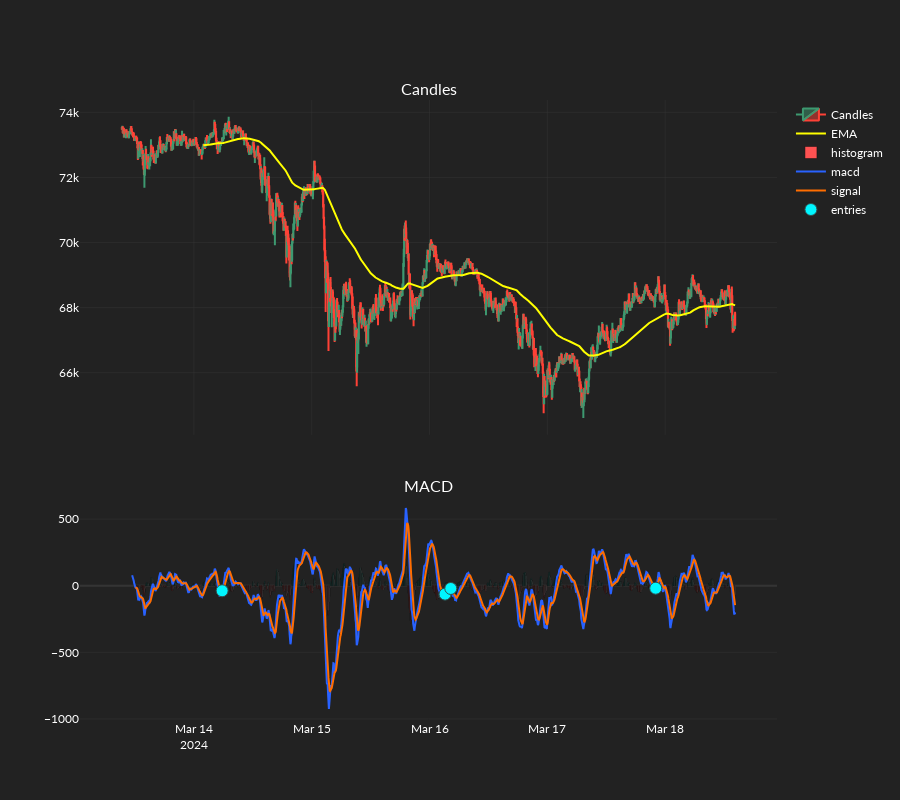

Notebook source saved alongside this figure:
### Code cell
# Plot our entries, to see how profitable strat is
fig = go.Figure()
fig = make_subplots(
  cols=1,
  rows=2,
  shared_xaxes=True,
  subplot_titles=['Candles', 'MACD'],
  row_heights=[0.6, 0.4],
  vertical_spacing=0.1,
)
# Chart CandleSticks
fig.append_trace(
  go.Candlestick(
    x=datetimes,
    open=candles[:, CandleBodyType.Open],
    high=candles[:, CandleBodyType.High],
    low=candles[:, CandleBodyType.Low],
    close=candles[:, CandleBodyType.Close],
    name='Candles',
  ),
  col=1,
  row=1,
)
fig.append_trace(
  go.Scatter(
    x=datetimes,
    y=ema,
    name='EMA',
    line_color='yellow',
  ),
  col=1,
  row=1,
)
ind_shift = np.roll(histogram, 1)
ind_shift[0] = np.nan
colors = np.where(
  histogram >= 0,
  np.where(ind_shift < histogram, '#26A69A', '#B2DFD8'),
  np.where(ind_shift < histogram, '#FFCDD2', '#FF5252'),
)
fig.append_trace(
  go.Bar(
    x=datetimes,
    y=histogram,
    name='histogram',
    marker_color=colors,
  ),
  row=2,
  col=1,
)
fig.append_trace(
  go.Scatter(
    x=datetimes,
    y=macd,
    name='macd',
    line_color='#2962FF'
  ),
  row=2,
  col=1,
)
fig.append_trace(
  go.Scatter(
    x=datetimes,
    y=signal,
    name='signal',
    line_color='#FF6D00'
  ),
  row=2,
  col=1,
)
fig.append_trace(
  go.Scatter(
    x=datetimes,
    y=entry_signals,
    mode='markers',
    name='entries',
    marker=dict(
      size=12,
      symbol='circle',
      color='#00F6FF',
      line=dict(
        width=1,
        color='DarkSlateGrey',
      ),
    ),
  ),
  row=2,
  col=1,
)
# Update and Show plots
fig.update_layout(height=800, xaxis_rangeslider_visible=False)
fig.show()

### Figure 1 — Plotly figure (JSON) as saved in the notebook; plotly's stock layout.template omitted (floating-point values rounded to 4 significant figures; data arrays with more than 128 entries replaced by an {"elided": "..."} marker saying what was removed)
{"data": [{"close": {"elided": "1500 float values"}, "high": {"elided": "1500 float values"}, "low": {"elided": "1500 float values"}, "name": "Candles", "open": {"elided": "1500 float values"}, "type": "candlestick", "x": {"elided": "1500 str values"}, "xaxis": "x", "yaxis": "y"}, {"line": {"color": "yellow"}, "name": "EMA", "type": "scatter", "x": {"elided": "1500 str values"}, "xaxis": "x", "y": {"elided": "1500 float values"}, "yaxis": "y"}, {"marker": {"color": {"elided": "1500 str values"}}, "name": "histogram", "type": "bar", "x": {"elided": "1500 str values"}, "xaxis": "x2", "y": {"elided": "1500 float values"}, "yaxis": "y2"}, {"line": {"color": "#2962FF"}, "name": "macd", "type": "scatter", "x": {"elided": "1500 str values"}, "xaxis": "x2", "y": {"elided": "1500 float values"}, "yaxis": "y2"}, {"line": {"color": "#FF6D00"}, "name": "signal", "type": "scatter", "x": {"elided": "1500 str values"}, "xaxis": "x2", "y": {"elided": "1500 float values"}, "yaxis": "y2"}, {"marker": {"color": "#00F6FF", "line": {"color": "DarkSlateGrey", "width": 1}, "size": 12, "symbol": "circle"}, "mode": "markers", "name": "entries", "type": "scatter", "x": {"elided": "1500 str values"}, "xaxis": "x2", "y": {"elided": "1500 float values"}, "yaxis": "y2"}], "layout": {"annotations": [{"font": {"size": 16}, "showarrow": false, "text": "Candles", "x": 0.5, "xanchor": "center", "xref": "paper", "y": 1, "yanchor": "bottom", "yref": "paper"}, {"font": {"size": 16}, "showarrow": false, "text": "MACD", "x": 0.5, "xanchor": "center", "xref": "paper", "y": 0.36, "yanchor": "bottom", "yref": "paper"}], "height": 800, "xaxis": {"anchor": "y", "domain": [0, 1], "matches": "x2", "rangeslider": {"visible": false}, "showticklabels": false}, "xaxis2": {"anchor": "y2", "domain": [0, 1]}, "yaxis": {"anchor": "x", "domain": [0.46, 1]}, "yaxis2": {"anchor": "x2", "domain": [0, 0.36]}}}
